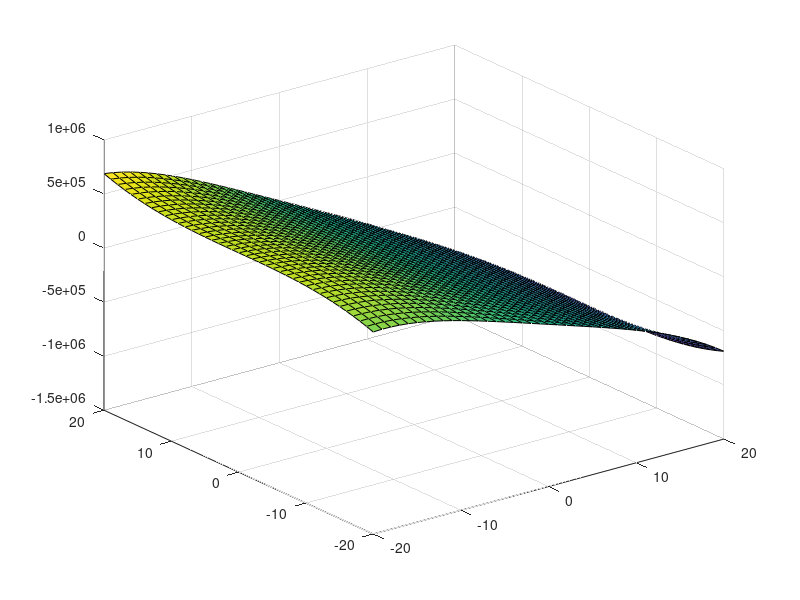

MATLAB code to generate this figure: (Note: this script raises an error after producing the figure.)
[X,Y] = meshgrid(-20:1:20);                                
Z = X .* (-X.^3 - Y.^3 - 6*X*Y);



surf(X,Y,Z);

syms x1 x2 x3 l a b g
a = 0.25;
b = 4;
g = 0.5;
% x1:= x, x2: = y, x3: = z, l: = lambda, a:= alpha, b:= beta, g:= damma
f(x1,x2,x3)=[(-a*x1 - (x2)^2 - (x3)^2 + a*l),   (-(x2) +(x1)*(x2) - b*(x1)*(x3) + g), (x3 + b*x1*x2 + x1*x3)];
ff = matlabFunction(f, 'Vars',{[x1,x2,x3],l});
l = 1;                                              % Supply The Correct Value For ?l?
s = fsolve(@(in1) ff(in1,l), rand(1,3));